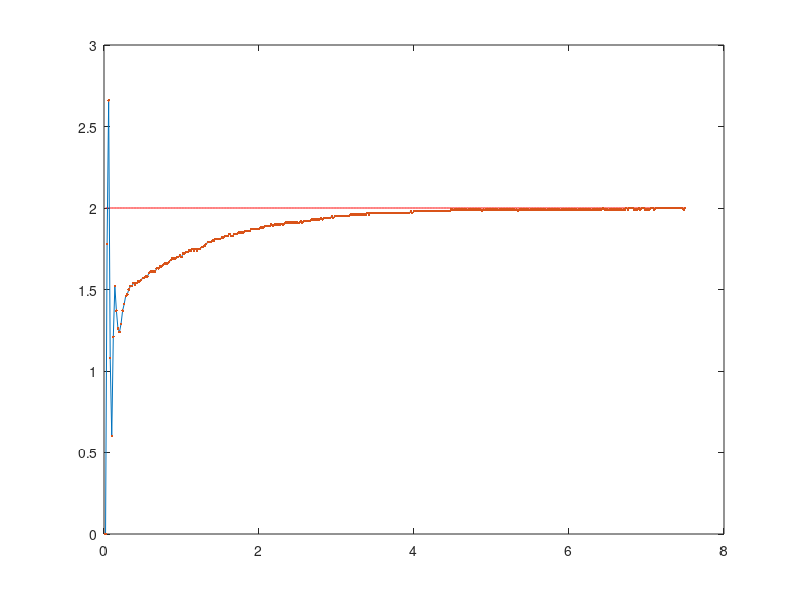

MATLAB code to generate this figure:
clc
clear
close all
fid1 = fopen('target.txt','rt');
fid2 = fopen('feedback.txt','rt');

target=fscanf(fid1,'%f\n');
feedback=fscanf(fid2,'%f\n');
fclose(fid1);
fclose(fid2);
%figure;plot(sin_frequency_input,'.');hold on;plot(sin_frequency_input);hold on;
%figure;plot(pwm_input,'.');hold on;plot(pwm_input,'b');hold on;
%figure;plot(angular_speed_output,'.');hold on;plot(angular_speed_output,'b');





N=length(target);% samples
Fs=50;%50Hz
Ts=0.02;
t=Ts*(1:N);



%figure;plot(pwm_input);
figure;plot(t,target,'r');
hold on;plot(t,feedback);hold on;plot(t,feedback,'.')
